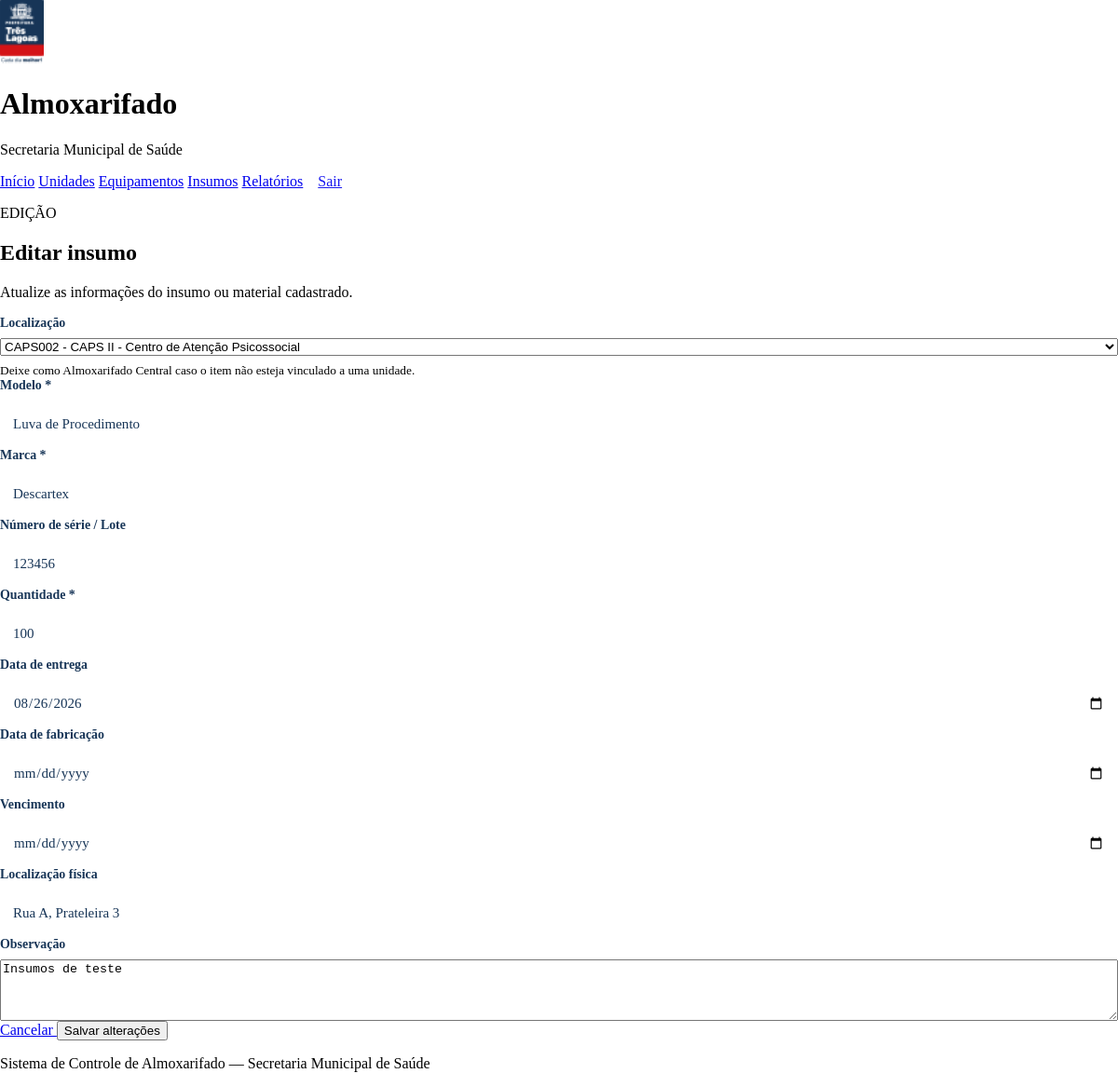
The page /insumos/1/editar (signed in) on the database its author committed.
### tables this page shows
CREATE TABLE insumos (
    id_insumo INTEGER PRIMARY KEY AUTOINCREMENT,
    id_unidade INTEGER,
    modelo TEXT,
    marca TEXT,
    numero_serie TEXT,
    quantidade INTEGER DEFAULT 0,
    data_entrega DATE,
    data_fabricacao DATE,
    vencimento DATE,
    localizacao TEXT,
    observacao TEXT,
    FOREIGN KEY (id_unidade) REFERENCES unidades(id_unidade)
);

CREATE TABLE unidades (
    id_unidade INTEGER PRIMARY KEY AUTOINCREMENT,
    codigo TEXT NOT NULL UNIQUE,
    nome TEXT NOT NULL,
    tipo TEXT,
    endereco TEXT,
    ativo BOOLEAN DEFAULT 1
, grupo_rede TEXT, tipo_unidade TEXT);

### app.py (the view, shortened to what this page needs)
@app.route("/insumos/<int:id_insumo>/editar", methods=["GET", "POST"])
@login_required
def editar_insumo(id_insumo):
    with get_db_connection() as conn:
        insumo = conn.execute(
            """
            SELECT *
            FROM insumos
            WHERE id_insumo = ?
            """,
            (id_insumo,),
        ).fetchone()
        lista_unidades = conn.execute(
            """
            SELECT id_unidade, codigo, nome
            FROM unidades
            ORDER BY nome
            """
        ).fetchall()
    if insumo is None:
        flash("Insumo não encontrado.", "erro")
        return redirect(url_for("insumos"))
    return render_template(
        "editar_insumo.html",
        insumo=insumo,
        unidades=lista_unidades,
    )

### app.py (called while the page is built)
def login_required(f):
    @wraps(f)
    def decorated_function(*args, **kwargs):
        if not session.get("logged_in"):
            flash("Você precisa fazer login para acessar esta página.", "erro")
            return redirect(url_for("login", next=request.url))
        return f(*args, **kwargs)
    return decorated_function

def get_db_connection():
    conn = sqlite3.connect(DATABASE)
    conn.row_factory = sqlite3.Row
    conn.execute("PRAGMA foreign_keys = ON")
    return conn

### templates/editar_insumo.html (shortened to what this page needs)
{% extends "base.html" %}
{% block content %}
<section class="cabecalho-pagina">
    <div>
        <p class="texto-superior texto-superior--azul">EDIÇÃO</p>
        <h2>Editar insumo</h2>
        <p>Atualize as informações do insumo ou material cadastrado.</p>
    </div>
</section>
<section class="painel painel--formulario">
    <form method="post" class="formulario">
        <div class="campo">
            <label for="id_unidade">Localização</label>
            <select id="id_unidade" name="id_unidade">
                {% for unidade in unidades %}
                    <option
                        value="{{ unidade['id_unidade'] }}"
                        {% if unidade['id_unidade'] == insumo['id_unidade'] %}selected{% endif %}
                    >
                        {{ unidade['codigo'] }} - {{ unidade['nome'] }}
                    </option>
                {% endfor %}
            </select>
            <small>Deixe como Almoxarifado Central caso o item não esteja vinculado a uma unidade.</small>
        </div>
        <div class="campo">
            <label for="modelo">Modelo *</label>
            <input
                type="text"
                id="modelo"
                name="modelo"
                value="{{ insumo['modelo'] }}"
                required
            >
        </div>
        <div class="campo">
            <label for="marca">Marca *</label>
            <input
                type="text"
                id="marca"
                name="marca"
                value="{{ insumo['marca'] }}"
                required
            >
        </div>
        <div class="campo">
            <label for="numero_serie">Número de série / Lote</label>
            <input
                type="text"
                id="numero_serie"
                name="numero_serie"
                value="{{ insumo['numero_serie'] or '' }}"
            >
        </div>
        <div class="campo">
            <label for="quantidade">Quantidade *</label>
            <input
                type="number"
                id="quantidade"
                name="quantidade"
                value="{{ insumo['quantidade'] }}"
                min="0"
                required
            >
        </div>
        <div class="campo">
            <label for="data_entrega">Data de entrega</label>
            <input
                type="date"
                id="data_entrega"
                name="data_entrega"
                value="{{ insumo['data_entrega'] or '' }}"
            >
        </div>
        <div class="campo">
            <label for="data_fabricacao">Data de fabricação</label>
            <input
                type="date"
                id="data_fabricacao"
                name="data_fabricacao"
                value="{{ insumo['data_fabricacao'] or '' }}"
            >
        </div>
        <div class="campo">
            <label for="vencimento">Vencimento</label>
            <input
                type="date"
                id="vencimento"
                name="vencimento"
                value="{{ insumo['vencimento'] or '' }}"
            >
        </div>
        <div class="campo">
            <label for="localizacao">Localização física</label>
            <input
                type="text"
                id="localizacao"
                name="localizacao"
                value="{{ insumo['localizacao'] or '' }}"
                placeholder="Ex.: Rua A, Prateleira 3"
            >
        </div>
        <div class="campo">
            <label for="observacao">Observação</label>
            <textarea
                id="observacao"
                name="observacao"
                rows="4"
            >{{ insumo['observacao'] or '' }}</textarea>
        </div>
        <div class="acoes-formulario">
            <a class="botao botao--cancelar" href="{{ url_for('insumos') }}">
                Cancelar
            </a>
            <button class="botao botao--primario" type="submit">
                Salvar alterações
            </button>
        </div>
    </form>
</section>
{% endblock %}

### static/style.css (style rules this page uses)
:root { --azul: #173557; --azul-escuro: #102943; --azul-medio: #21476f; --azul-claro: #b7d6e4; --vermelho: #d51317; --vermelho-escuro: #a80f13; --branco: #ffffff; --texto-suave: #647583; --borda: #d6e0e5; --borda-clara: #e8eef1; --erro-fundo: #fff1f1; --erro-borda: #ecb5b6; --erro-texto: #971519; }
* { box-sizing: border-box; }
html { min-height: 100%; }
body { margin: 0; }
.campo { display: grid; gap: 8px; }
.campo label { color: var(--azul); font-size: 0.87rem; font-weight: 700; }
.campo input { width: 100%; min-width: 0; height: 51px; padding: 0 14px; color: var(--azul); font: inherit; font-size: 0.94rem; background: transparent; border: 0; outline: 0; }
.campo input::placeholder { color: #8295a3; }

### rows shown on the page
insumos: id_unidade "CAPS002 - CAPS II - Centro de Atenção Psicossocial", modelo "Luva de Procedimento", marca "Descartex", numero_serie "123456", quantidade "100", data_entrega "08/26/2026", localizacao "Rua A, Prateleira 3", observacao "Insumos de teste"
